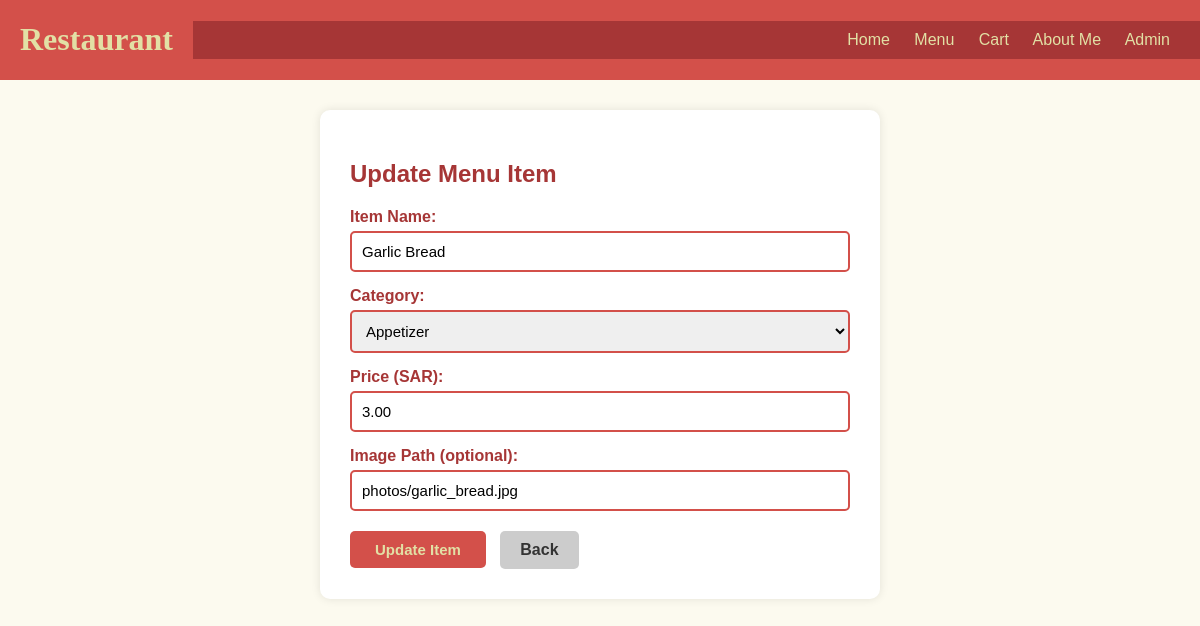
The page /update.php?id=3 (signed in) on the database its author committed.
### tables this page shows
CREATE TABLE IF NOT EXISTS menu_items (
    id INT AUTO_INCREMENT PRIMARY KEY,
    item_name VARCHAR(100) NOT NULL,
    category VARCHAR(50) NOT NULL,
    price DECIMAL(10,2) NOT NULL,
    image VARCHAR(255) DEFAULT NULL
);

### update.php (the view, shortened to what this page needs)
<?php
include 'connect.php';
$id = intval($_GET['id'] ?? 0);
$stmt = $conn->prepare("SELECT * FROM menu_items WHERE id = ?");
$stmt->bind_param("i", $id);
$stmt->execute();
$row = $stmt->get_result()->fetch_assoc();
?>
<!DOCTYPE html>
<html lang="en">
<head>
    <link rel="stylesheet" href="css/Template.css">
    <link rel="stylesheet" href="css/admin.css">
</head>
<body>
<header>
    <h1>Restaurant</h1>
    <nav>
        <a href="index.html">Home</a>
        <a href="menu.html">Menu</a>
        <a href="cart.html">Cart</a>
        <a href="me.html">About Me</a>
        <a href="admin.php">Admin</a>
    </nav>
</header>
<div class="container form-container">
    <h2>Update Menu Item</h2>
    <form method="POST">
        <label>Item Name:</label>
        <input type="text" name="item_name" value="<?php echo htmlspecialchars($row['item_name']); ?>" required>
        <label>Category:</label>
        <select name="category" required>
            <?php
            $cats = ['Appetizer','Main Course','Dessert','Drinks'];
            foreach ($cats as $cat) {
                $selected = ($row['category'] === $cat) ? 'selected' : '';
                echo "<option value='$cat' $selected>$cat</option>";
            }
            ?>
        </select>
        <label>Price (SAR):</label>
        <input type="number" step="0.01" name="price" value="<?php echo htmlspecialchars($row['price']); ?>" required>
        <label>Image Path (optional):</label>
        <input type="text" name="image" value="<?php echo htmlspecialchars($row['image'] ?? ''); ?>" placeholder="photos/example.jpg">
        <button type="submit" name="update" class="btn-submit">Update Item</button>
        <a href="admin.php" class="btn-back">Back</a>
    </form>
</div>
</body>
</html>

### css/Template.css (style rules this page uses)
header { background-color: #D3504A; color: #E2E0A5; padding: 0px; position: fixed; top: 0; width: 100%; z-index: 1000; display: flex; justify-content: space-between; align-items: center; }
h1 { font-family: 'Comic Sans MS', cursive; width: auto; margin-left: 20px; margin-right: 20px; }
nav { background-color: #A63636; padding: 10px; text-align: right; width:85%; margin-left: auto }
nav a { color: #E2E0A5; text-decoration: none; margin-right: 20px; }

### css/admin.css (style rules this page uses)
body { font-family: Arial, sans-serif; margin: 0; padding: 0; background-color: #FCFAEF; }
.container { max-width: 900px; margin: 110px auto 40px; padding: 30px; background-color: #fff; border-radius: 10px; box-shadow: 0px 0px 10px rgba(0,0,0,0.1); }
h2 { color: #A63636; margin-bottom: 20px; }
.form-container { max-width: 500px; }
.form-container label { display: block; color: #A63636; font-weight: bold; margin-top: 15px; margin-bottom: 5px; }
.form-container input, .form-container select { width: 100%; padding: 10px; border: 2px solid #D3504A; border-radius: 5px; box-sizing: border-box; font-size: 15px; }
.btn-submit { margin-top: 20px; padding: 10px 25px; background-color: #D3504A; color: #E2E0A5; border: none; border-radius: 5px; font-size: 15px; font-weight: bold; cursor: pointer; margin-right: 10px; }
.btn-back { display: inline-block; padding: 10px 20px; background-color: #ccc; color: #333; border-radius: 5px; text-decoration: none; font-weight: bold; }

### rows shown on the page
menu_items: item_name "Garlic Bread", price "3.00", image "photos/garlic_bread.jpg"

### other values the page prints
form field category "Appetizer"
